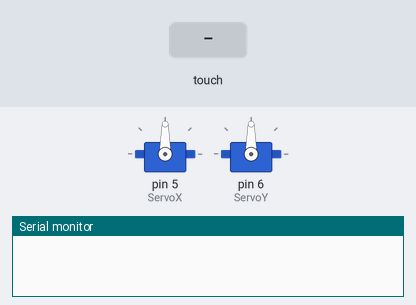
Recording of a sketch running on a simulated Arduino Uno, built with avr-gcc and run on an emulated ATmega328P. On the bench: 2 × servo, the last lines printed to the serial monitor. Inputs (shaded band) come from the test bench.

Above: at 1.4 s.
1.5 s: touch panel pressed at 13 % / 10 % of its raw x / y range
At 2.5 s:
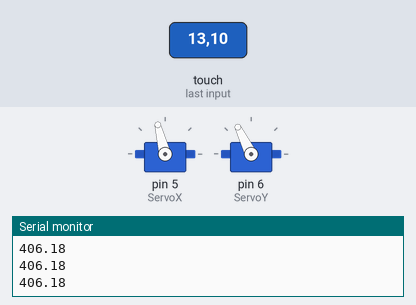
3.0 s: touch panel pressed at 38 % / 10 % of its raw x / y range
At 3.6 s:
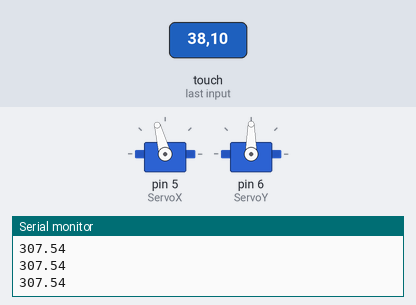
4.5 s: touch panel pressed at 62 % / 10 % of its raw x / y range
At 5.7 s:
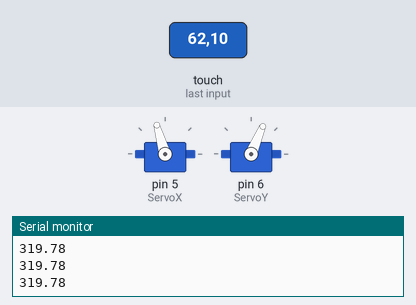
6.0 s: touch panel pressed at 87 % / 10 % of its raw x / y range
At 7.1 s:
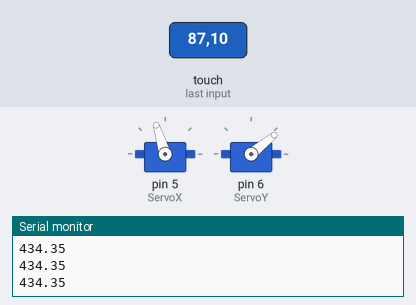
7.5 s: touch panel pressed at 13 % / 30 % of its raw x / y range
At 8.3 s:
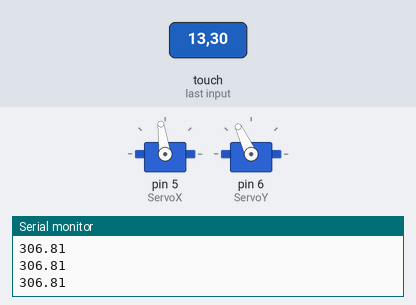
9.0 s: touch panel pressed at 62 % / 30 % of its raw x / y range
At 9.9 s:
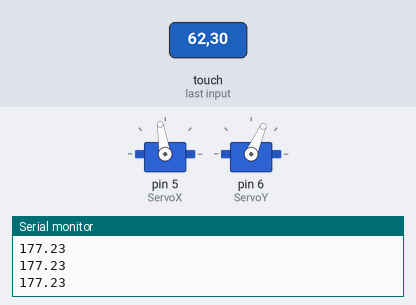
Timing chart, 0 to 11.6 s (numbered marks = the images above; inputs shaded):
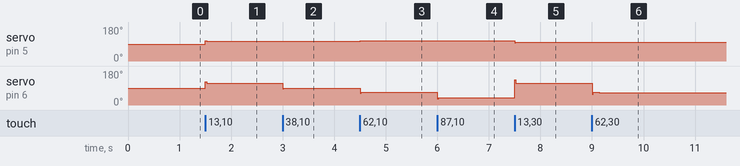

Measured:
- after the input at 1.5 s, servo on pin 5 (ServoX): 90° → 104° at once; servo on pin 6 (ServoY): 90° → 116° at once
- after the input at 3.0 s, servo on pin 5 (ServoX): 104° → 105° at once; servo on pin 6 (ServoY): 116° → 90° at once
- after the input at 4.5 s, servo on pin 5 (ServoX): 105° → 106° at once; servo on pin 6 (ServoY): 90° → 67° at once
- after the input at 6.0 s, servo on pin 5 (ServoX): 106° → 107° at once; servo on pin 6 (ServoY): 67° → 39° at once
- after the input at 7.5 s, servo on pin 5 (ServoX): 107° → 98° at once; servo on pin 6 (ServoY): 39° → 115° at once
- after the input at 9.0 s, servo on pin 5 (ServoX): 98° → 99° at once; servo on pin 6 (ServoY): 115° → 67° at once, → 66° 0.13 s later

The sketch:

bap_pid.ino
```cpp
#include <Servo.h>
#include <TouchScreen.h>
#include <Math.h>

float ServoX_ang;
float ServoY_ang;
int ServoX_flat = 80; // 80
int ServoY_flat = 87; // 87
int ServoX_val = ServoX_flat;
int ServoY_val = ServoY_flat;

int XSize_pix = 970;
int YSize_pix = 900;
float XSize_m = 0.23;
float YSize_m = 0.19;

float xS = 0;
float yS = 0;
float EMA_a = 0.3;

float board_center_to_servo_center_X = 0.036;
float board_center_to_servo_center_Y = 0.036;
float servo_arm_length_X = 0.015;
float servo_arm_length_Y = 0.015;
float toll = 0;

float board_angX;
float board_angY;
float board_angX_max = atan(servo_arm_length_X / board_center_to_servo_center_X);
float board_angY_max = atan(servo_arm_length_Y / board_center_to_servo_center_Y);

// PID
int error_X, error_Y;
int previous_error_X, previous_error_Y;
float integral_X, integral_Y;
float derivative_X, derivative_Y;
float output_X, output_Y;
float Kp_X = 3.5;
float Ki_X = 0.0001;
float Kd_X = 8.5;
float Ko_X = 4250;

float Kp_Y = 2.25;
float Ki_Y = 0.0001;
float Kd_Y = 8.5;
float Ko_Y = 4250;


float t; // tempo corrente
int Xpix;
int Ypix;
float Xm;
float Ym;
float Xnorm;
float Ynorm;

float t1; //tempo precedente
int X1pix;
int Y1pix;
float X1;
float Y1;

float t2;
int X2pix;
int Y2pix;
float X2;
float Y2;
float norm = 40;

float velX; // velocità corrente X
float velY; // velocità corrente Y
float velX1;// velocità precedente X
float velY1;// velocità precedente Y
float accX; // accelerazione corrente X
float accY; // accelerazione corrente Y

int Xtarget = 0;
int Ytarget = 0;

float follow_time;
float j = 0;
float k = 0;

Servo ServoX;
Servo ServoY;

#define YP A0
#define XM A1
#define YM 3
#define XP 4
TouchScreen ts = TouchScreen(XP, YP, XM, YM, 90);
TSPoint p;


void setup() {

  ServoX.attach(5);
  ServoY.attach(6);

  ServoX.write(90);

  p = ts.getPoint();
  Serial.begin(115200);
  delay(200);
}

void loop() {


  p = ts.getPoint();

  if(p.x != 0) {

    Xpix = p.x - 500;
    Ypix = p.y - 480;

    xS = (EMA_a * Xpix) + ((1 - EMA_a) * xS);
    yS = (EMA_a * Ypix) + ((1 - EMA_a) * yS);

//    Serial.print(xS);
//    Serial.print(',');
//    Serial.println(yS);
    norm = sqrt(pow(Xtarget - Xpix, 2) + pow(Ytarget - Ypix, 2));
    if(norm > toll) {

      // controllo PID
      t = millis();

      //computeCircleSetpoint();
      //computeLemniscateSetpoint();

      Serial.println(norm);
      error_X = Xtarget - Xpix;
      integral_X = integral_X + (error_X * (t - t1));
      derivative_X = (error_X - previous_error_X) / ((t - t1)/100);
      output_X = (Kp_X*error_X) + (Ki_X*integral_X) + (Kd_X*derivative_X);
      previous_error_X = error_X;

      error_Y = Ytarget - Ypix;
      integral_Y = integral_Y + (error_Y * (t - t1));
      derivative_Y = (error_Y - previous_error_Y) / ((t - t1)/100);
      output_Y = (Kp_Y*error_Y) + (Ki_Y*integral_Y) + (Kd_Y*derivative_Y);
      previous_error_Y = error_Y;

      t1 = t;

      board_angX = constrain((-output_X / Ko_X), -board_angX_max, board_angX_max);
      board_angY = constrain((-output_Y / Ko_Y), -board_angY_max, board_angY_max);

      ServoX_ang = asin((board_center_to_servo_center_X * tan(board_angX)) /
            sqrt(pow(servo_arm_length_X, 2) + pow(servo_arm_length_X * tan(board_angX), 2))) - board_angX;
      ServoX_val = int(map(ServoX_ang, -PI/2, PI/2, (ServoX_flat - 90), (90 + ServoX_flat)));

      ServoY_ang = asin((board_center_to_servo_center_Y * tan(board_angY)) /
            sqrt(pow(servo_arm_length_Y, 2) + pow(servo_arm_length_Y * tan(board_angY), 2))) - board_angY;
      ServoY_val = int(map(ServoY_ang, -PI/2, PI/2, (ServoY_flat - 90), (90 + ServoY_flat)));

      int angoloX = (int) (ServoX_flat - ServoX_ang*100);
      int angoloY = (int) (ServoY_flat - ServoY_ang*70);

      ServoX.write(angoloY);
      ServoY.write(angoloX);


      delay(20);
    }
  }
}

void computeCircleSetpoint() {

  j -= PI/50;
  Xtarget = sin(j) * 150;
  Ytarget = cos(j) * 150;

}

void computeLemniscateSetpoint() {
  k -= PI/50;
  Xtarget = 5*(50*cos(k))/(1+sin(k)*sin(k));
  Ytarget = 5*(50*sin(k)*cos(k))/(1+sin(k)*sin(k));
}
```
